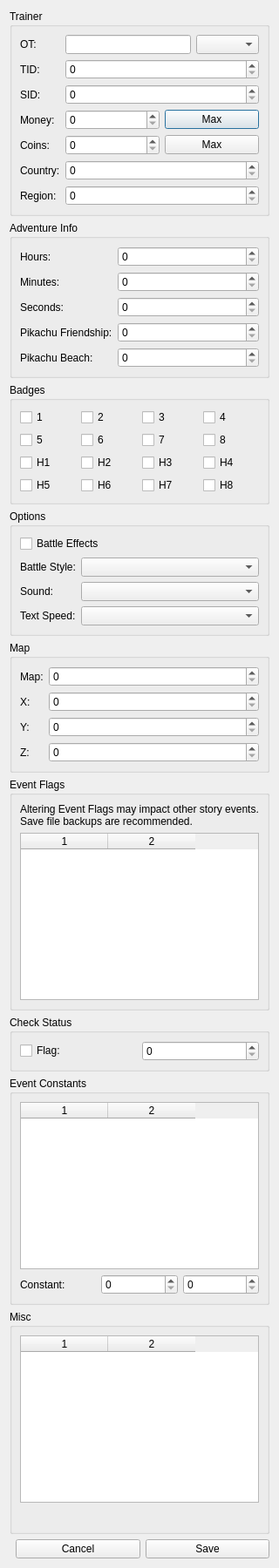
<?xml version="1.0" encoding="UTF-8"?>
<ui version="4.0">
 <class>SAV_SimpleTrainer</class>
 <widget class="QDialog" name="SAV_SimpleTrainer">
  <property name="windowTitle">
   <string>Trainer Data</string>
  </property>
  <property name="modal">
   <bool>true</bool>
  </property>
  <layout class="QVBoxLayout" name="SimpleTrainerRoot">
   <item>
    <widget class="QGroupBox" name="GB_Trainer">
     <property name="title">
      <string>Trainer</string>
     </property>
     <layout class="QFormLayout" name="TrainerForm">
      <item row="0" column="0">
       <widget class="QLabel" name="L_TrainerName">
        <property name="text">
         <string>OT:</string>
        </property>
       </widget>
      </item>
      <item row="0" column="1">
       <layout class="QHBoxLayout" name="OtRow">
        <item>
         <widget class="QLineEdit" name="TB_OTName"/>
        </item>
        <item>
         <widget class="QComboBox" name="CB_Gender"/>
        </item>
       </layout>
      </item>
      <item row="1" column="0">
       <widget class="QLabel" name="L_TID">
        <property name="text">
         <string>TID:</string>
        </property>
       </widget>
      </item>
      <item row="1" column="1">
       <widget class="QSpinBox" name="MT_TID">
        <property name="maximum">
         <number>65535</number>
        </property>
       </widget>
      </item>
      <item row="2" column="0">
       <widget class="QLabel" name="L_SID">
        <property name="text">
         <string>SID:</string>
        </property>
       </widget>
      </item>
      <item row="2" column="1">
       <widget class="QSpinBox" name="MT_SID">
        <property name="maximum">
         <number>65535</number>
        </property>
       </widget>
      </item>
      <item row="3" column="0">
       <widget class="QLabel" name="L_Money">
        <property name="text">
         <string>Money:</string>
        </property>
       </widget>
      </item>
      <item row="3" column="1">
       <layout class="QHBoxLayout" name="MoneyRow">
        <item>
         <widget class="QSpinBox" name="MT_Money">
          <property name="maximum">
           <number>9999999</number>
          </property>
         </widget>
        </item>
        <item>
         <widget class="QPushButton" name="B_MaxCash">
          <property name="text">
           <string>Max</string>
          </property>
         </widget>
        </item>
       </layout>
      </item>
      <item row="4" column="0">
       <widget class="QLabel" name="L_Coins">
        <property name="text">
         <string>Coins:</string>
        </property>
       </widget>
      </item>
      <item row="4" column="1">
       <layout class="QHBoxLayout" name="CoinRow">
        <item>
         <widget class="QSpinBox" name="MT_Coins">
          <property name="maximum">
           <number>9999</number>
          </property>
         </widget>
        </item>
        <item>
         <widget class="QPushButton" name="B_MaxCoins">
          <property name="text">
           <string>Max</string>
          </property>
         </widget>
        </item>
       </layout>
      </item>
      <item row="5" column="0">
       <widget class="QLabel" name="L_Country">
        <property name="text">
         <string>Country:</string>
        </property>
       </widget>
      </item>
      <item row="5" column="1">
       <widget class="QSpinBox" name="CB_Country">
        <property name="maximum">
         <number>255</number>
        </property>
       </widget>
      </item>
      <item row="6" column="0">
       <widget class="QLabel" name="L_Region">
        <property name="text">
         <string>Region:</string>
        </property>
       </widget>
      </item>
      <item row="6" column="1">
       <widget class="QSpinBox" name="CB_Region">
        <property name="maximum">
         <number>255</number>
        </property>
       </widget>
      </item>
     </layout>
    </widget>
   </item>
   <item>
    <widget class="QGroupBox" name="GB_Adventure">
     <property name="title">
      <string>Adventure Info</string>
     </property>
     <layout class="QFormLayout" name="AdventureForm">
      <item row="0" column="0">
       <widget class="QLabel" name="L_Hours">
        <property name="text">
         <string>Hours:</string>
        </property>
       </widget>
      </item>
      <item row="0" column="1">
       <widget class="QSpinBox" name="MT_Hours">
        <property name="maximum">
         <number>9999</number>
        </property>
       </widget>
      </item>
      <item row="1" column="0">
       <widget class="QLabel" name="L_Minutes">
        <property name="text">
         <string>Minutes:</string>
        </property>
       </widget>
      </item>
      <item row="1" column="1">
       <widget class="QSpinBox" name="MT_Minutes">
        <property name="maximum">
         <number>59</number>
        </property>
       </widget>
      </item>
      <item row="2" column="0">
       <widget class="QLabel" name="L_Seconds">
        <property name="text">
         <string>Seconds:</string>
        </property>
       </widget>
      </item>
      <item row="2" column="1">
       <widget class="QSpinBox" name="MT_Seconds">
        <property name="maximum">
         <number>59</number>
        </property>
       </widget>
      </item>
      <item row="3" column="0">
       <widget class="QLabel" name="L_PikaFriend">
        <property name="text">
         <string>Pikachu Friendship:</string>
        </property>
       </widget>
      </item>
      <item row="3" column="1">
       <widget class="QSpinBox" name="MT_PikaFriend">
        <property name="maximum">
         <number>255</number>
        </property>
       </widget>
      </item>
      <item row="4" column="0">
       <widget class="QLabel" name="L_PikaBeach">
        <property name="text">
         <string>Pikachu Beach:</string>
        </property>
       </widget>
      </item>
      <item row="4" column="1">
       <widget class="QSpinBox" name="MT_PikaBeach">
        <property name="maximum">
         <number>9999</number>
        </property>
       </widget>
      </item>
     </layout>
    </widget>
   </item>
   <item>
    <widget class="QGroupBox" name="GB_Badges">
     <property name="title">
      <string>Badges</string>
     </property>
     <layout class="QGridLayout" name="BadgeGrid">
      <item row="0" column="0"><widget class="QCheckBox" name="CHK_1"><property name="text"><string>1</string></property></widget></item>
      <item row="0" column="1"><widget class="QCheckBox" name="CHK_2"><property name="text"><string>2</string></property></widget></item>
      <item row="0" column="2"><widget class="QCheckBox" name="CHK_3"><property name="text"><string>3</string></property></widget></item>
      <item row="0" column="3"><widget class="QCheckBox" name="CHK_4"><property name="text"><string>4</string></property></widget></item>
      <item row="1" column="0"><widget class="QCheckBox" name="CHK_5"><property name="text"><string>5</string></property></widget></item>
      <item row="1" column="1"><widget class="QCheckBox" name="CHK_6"><property name="text"><string>6</string></property></widget></item>
      <item row="1" column="2"><widget class="QCheckBox" name="CHK_7"><property name="text"><string>7</string></property></widget></item>
      <item row="1" column="3"><widget class="QCheckBox" name="CHK_8"><property name="text"><string>8</string></property></widget></item>
      <item row="2" column="0"><widget class="QCheckBox" name="CHK_H1"><property name="text"><string>H1</string></property></widget></item>
      <item row="2" column="1"><widget class="QCheckBox" name="CHK_H2"><property name="text"><string>H2</string></property></widget></item>
      <item row="2" column="2"><widget class="QCheckBox" name="CHK_H3"><property name="text"><string>H3</string></property></widget></item>
      <item row="2" column="3"><widget class="QCheckBox" name="CHK_H4"><property name="text"><string>H4</string></property></widget></item>
      <item row="3" column="0"><widget class="QCheckBox" name="CHK_H5"><property name="text"><string>H5</string></property></widget></item>
      <item row="3" column="1"><widget class="QCheckBox" name="CHK_H6"><property name="text"><string>H6</string></property></widget></item>
      <item row="3" column="2"><widget class="QCheckBox" name="CHK_H7"><property name="text"><string>H7</string></property></widget></item>
      <item row="3" column="3"><widget class="QCheckBox" name="CHK_H8"><property name="text"><string>H8</string></property></widget></item>
     </layout>
    </widget>
   </item>
   <item>
    <widget class="QGroupBox" name="GB_Options">
     <property name="title">
      <string>Options</string>
     </property>
     <layout class="QFormLayout" name="OptionsForm">
      <item row="0" column="0" colspan="2">
       <widget class="QCheckBox" name="CHK_BattleEffects">
        <property name="text">
         <string>Battle Effects</string>
        </property>
       </widget>
      </item>
      <item row="1" column="0">
       <widget class="QLabel" name="LBL_BattleStyle">
        <property name="text">
         <string>Battle Style:</string>
        </property>
       </widget>
      </item>
      <item row="1" column="1">
       <widget class="QComboBox" name="CB_BattleStyle"/>
      </item>
      <item row="2" column="0">
       <widget class="QLabel" name="LBL_SoundType">
        <property name="text">
         <string>Sound:</string>
        </property>
       </widget>
      </item>
      <item row="2" column="1">
       <widget class="QComboBox" name="CB_SoundType"/>
      </item>
      <item row="3" column="0">
       <widget class="QLabel" name="LBL_TextSpeed">
        <property name="text">
         <string>Text Speed:</string>
        </property>
       </widget>
      </item>
      <item row="3" column="1">
       <widget class="QComboBox" name="CB_TextSpeed"/>
      </item>
     </layout>
    </widget>
   </item>
   <item>
    <widget class="QGroupBox" name="GB_Map">
     <property name="title">
      <string>Map</string>
     </property>
     <layout class="QFormLayout" name="MapForm">
      <item row="0" column="0">
       <widget class="QLabel" name="L_CurrentMap">
        <property name="text">
         <string>Map:</string>
        </property>
       </widget>
      </item>
      <item row="0" column="1">
       <widget class="QSpinBox" name="NUD_M">
        <property name="maximum">
         <number>9999</number>
        </property>
       </widget>
      </item>
      <item row="1" column="0">
       <widget class="QLabel" name="L_X">
        <property name="text">
         <string>X:</string>
        </property>
       </widget>
      </item>
      <item row="1" column="1">
       <widget class="QSpinBox" name="NUD_X">
        <property name="maximum">
         <number>999999</number>
        </property>
       </widget>
      </item>
      <item row="2" column="0">
       <widget class="QLabel" name="L_Y">
        <property name="text">
         <string>Y:</string>
        </property>
       </widget>
      </item>
      <item row="2" column="1">
       <widget class="QSpinBox" name="NUD_Y">
        <property name="maximum">
         <number>999999</number>
        </property>
       </widget>
      </item>
      <item row="3" column="0">
       <widget class="QLabel" name="L_Z">
        <property name="text">
         <string>Z:</string>
        </property>
       </widget>
      </item>
      <item row="3" column="1">
       <widget class="QSpinBox" name="NUD_Z">
        <property name="maximum">
         <number>999999</number>
        </property>
       </widget>
      </item>
     </layout>
    </widget>
   </item>
   <item>
    <widget class="QGroupBox" name="GB_Flags">
     <property name="title">
      <string>Event Flags</string>
     </property>
     <layout class="QVBoxLayout" name="FlagsLayout">
      <item>
       <widget class="QLabel" name="L_EventFlagWarn">
        <property name="text">
         <string>Altering Event Flags may impact other story events. Save file backups are recommended.</string>
        </property>
        <property name="wordWrap">
         <bool>true</bool>
        </property>
       </widget>
      </item>
      <item>
       <widget class="QTableWidget" name="TLP_Flags">
        <property name="columnCount">
         <number>2</number>
        </property>
        <column/>
        <column/>
       </widget>
      </item>
     </layout>
    </widget>
   </item>
   <item>
    <widget class="QGroupBox" name="GB_FlagStatus">
     <property name="title">
      <string>Check Status</string>
     </property>
     <layout class="QHBoxLayout" name="FlagStatusRow">
      <item>
       <widget class="QCheckBox" name="c_CustomFlag">
        <property name="text">
         <string>Flag:</string>
        </property>
       </widget>
      </item>
      <item>
       <widget class="QSpinBox" name="NUD_Flag">
        <property name="maximum">
         <number>65535</number>
        </property>
       </widget>
      </item>
     </layout>
    </widget>
   </item>
   <item>
    <widget class="QGroupBox" name="GB_Constants">
     <property name="title">
      <string>Event Constants</string>
     </property>
     <layout class="QVBoxLayout" name="ConstLayout">
      <item>
       <widget class="QTableWidget" name="TLP_Const">
        <property name="columnCount">
         <number>2</number>
        </property>
        <column/>
        <column/>
       </widget>
      </item>
      <item>
       <layout class="QHBoxLayout" name="CustomWorkRow">
        <item>
         <widget class="QLabel" name="L_Stats">
          <property name="text">
           <string>Constant:</string>
          </property>
         </widget>
        </item>
        <item>
         <widget class="QSpinBox" name="CB_Stats">
          <property name="maximum">
           <number>65535</number>
          </property>
         </widget>
        </item>
        <item>
         <widget class="QSpinBox" name="MT_Stat">
          <property name="maximum">
           <number>65535</number>
          </property>
         </widget>
        </item>
       </layout>
      </item>
     </layout>
    </widget>
   </item>
   <item>
    <widget class="QGroupBox" name="GB_BlockTools">
     <property name="title">
      <string>Misc</string>
     </property>
     <layout class="QVBoxLayout" name="BlockToolsLayout">
      <item>
       <widget class="QTableWidget" name="TLP_Fields">
        <property name="columnCount">
         <number>2</number>
        </property>
        <column/>
        <column/>
       </widget>
      </item>
      <item>
       <widget class="QWidget" name="P_BlockActions">
        <layout class="QHBoxLayout" name="BlockActionsLayout"/>
       </widget>
      </item>
     </layout>
    </widget>
   </item>
   <item>
    <layout class="QHBoxLayout" name="ButtonRow">
     <item>
      <spacer name="ButtonSpacer">
       <property name="orientation">
        <enum>Qt::Horizontal</enum>
       </property>
      </spacer>
     </item>
     <item>
      <widget class="QPushButton" name="B_Cancel">
       <property name="text">
        <string>Cancel</string>
       </property>
      </widget>
     </item>
     <item>
      <widget class="QPushButton" name="B_Save">
       <property name="text">
        <string>Save</string>
       </property>
      </widget>
     </item>
    </layout>
   </item>
  </layout>
 </widget>
 <resources/>
 <connections/>
</ui>
